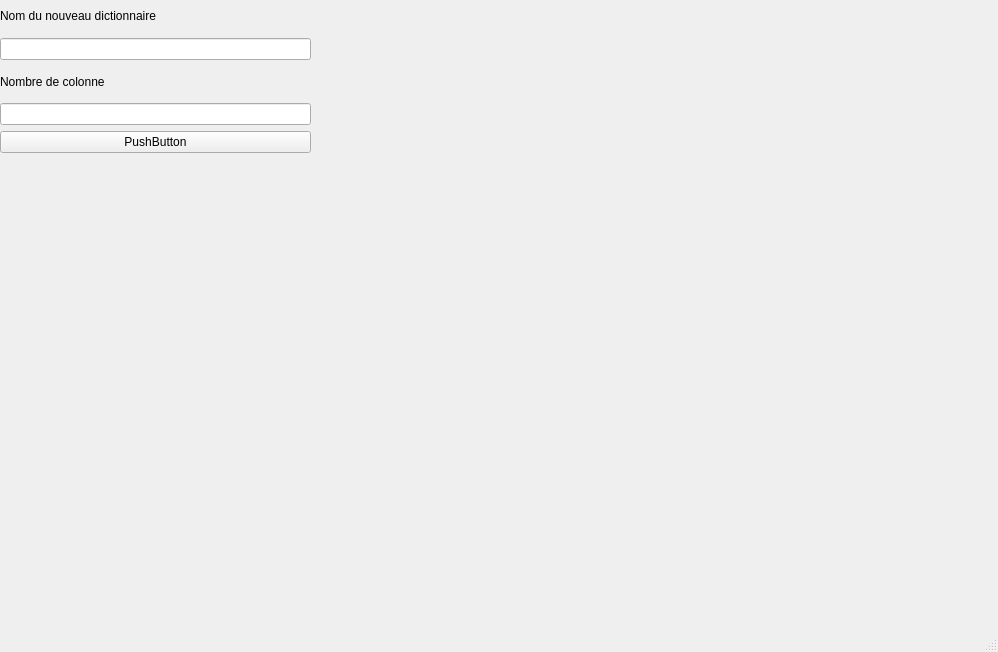
<?xml version="1.0" encoding="UTF-8"?>
<ui version="4.0">
 <class>NewVocab</class>
 <widget class="QMainWindow" name="NewVocab">
  <property name="geometry">
   <rect>
    <x>0</x>
    <y>0</y>
    <width>998</width>
    <height>652</height>
   </rect>
  </property>
  <property name="windowTitle">
   <string>MainWindow</string>
  </property>
  <widget class="QWidget" name="centralwidget">
   <widget class="QWidget" name="widgetForCreateNewVocab" native="true">
    <property name="geometry">
     <rect>
      <x>0</x>
      <y>0</y>
      <width>991</width>
      <height>631</height>
     </rect>
    </property>
    <property name="autoFillBackground">
     <bool>false</bool>
    </property>
    <widget class="QWidget" name="layoutWidget">
     <property name="geometry">
      <rect>
       <x>0</x>
       <y>0</y>
       <width>311</width>
       <height>191</height>
      </rect>
     </property>
     <layout class="QVBoxLayout" name="layoutForCreateNewVocab">
      <item>
       <widget class="QLabel" name="labelForName">
        <property name="text">
         <string>Nom du nouveau dictionnaire</string>
        </property>
       </widget>
      </item>
      <item>
       <widget class="QLineEdit" name="lineEditForName"/>
      </item>
      <item>
       <widget class="QLabel" name="labelNumberColumn">
        <property name="text">
         <string>Nombre de colonne</string>
        </property>
       </widget>
      </item>
      <item>
       <widget class="QLineEdit" name="lineEditNumberOfColumn"/>
      </item>
      <item>
       <widget class="QPushButton" name="firstButtonForCreateVocab">
        <property name="text">
         <string>PushButton</string>
        </property>
       </widget>
      </item>
      <item>
       <widget class="QLabel" name="labelError">
        <property name="text">
         <string/>
        </property>
       </widget>
      </item>
     </layout>
    </widget>
   </widget>
  </widget>
  <widget class="QMenuBar" name="menubar">
   <property name="geometry">
    <rect>
     <x>0</x>
     <y>0</y>
     <width>998</width>
     <height>22</height>
    </rect>
   </property>
  </widget>
  <widget class="QStatusBar" name="statusbar"/>
 </widget>
 <resources/>
 <connections/>
</ui>
